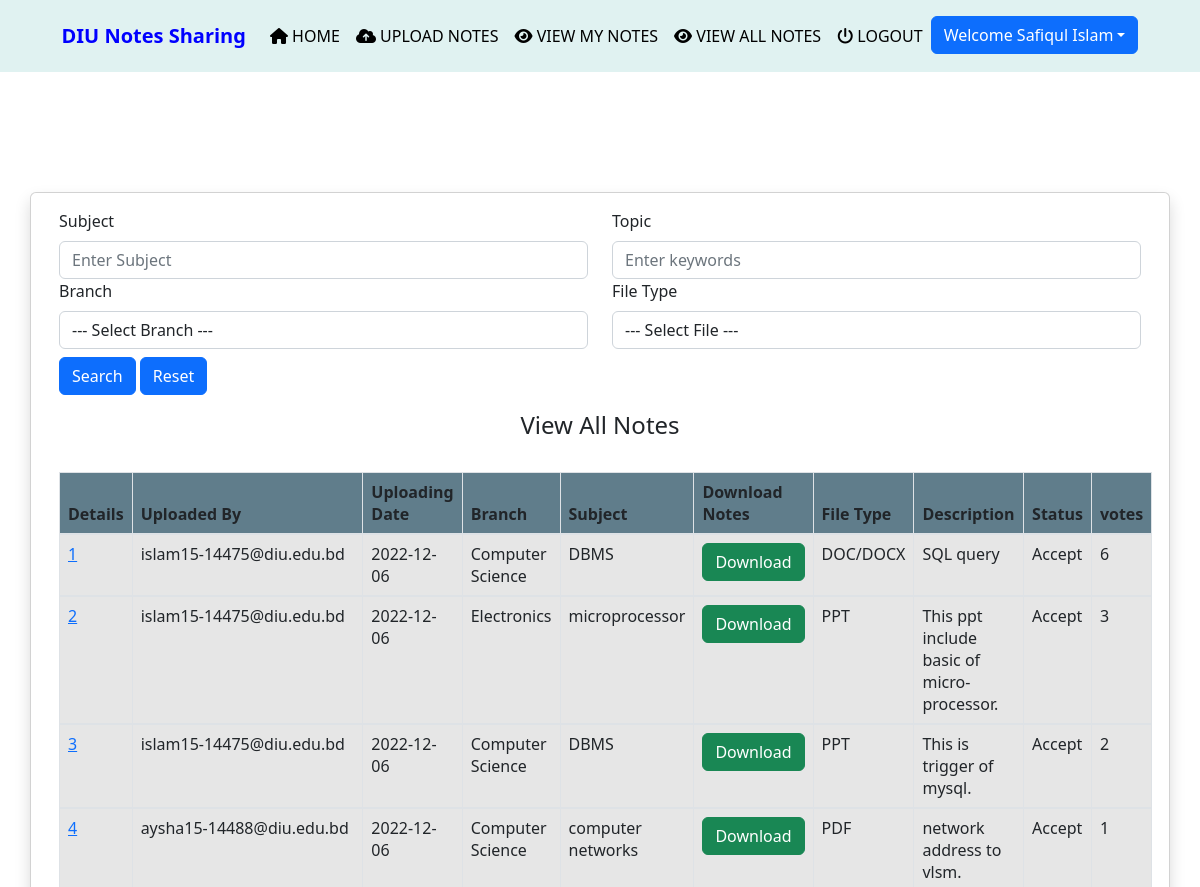
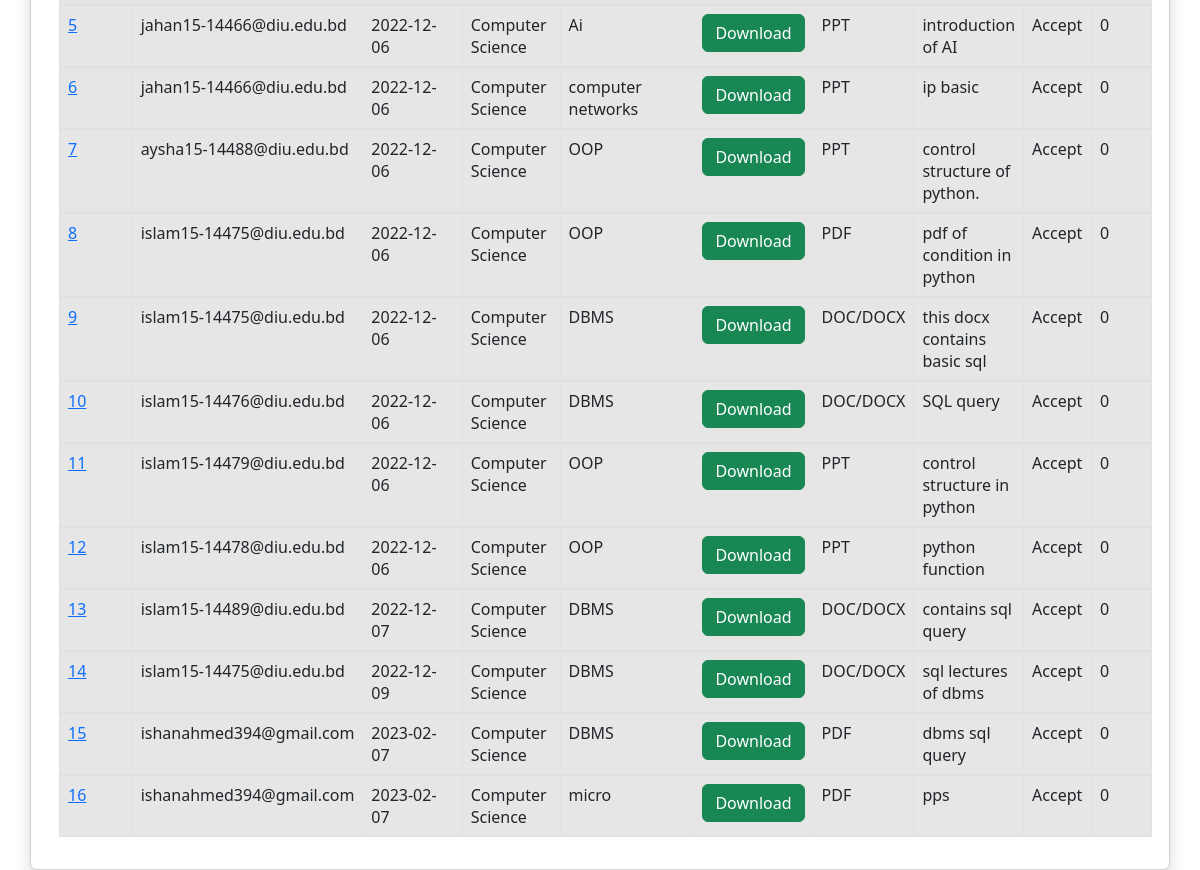
Screenshot of /viewallnotes (signed in) with the database file from the repository (2 pictures, top to bottom).
### notes/models.py (models this page shows, shortened)
class Notes(models.Model):
    user = models.ForeignKey(settings.AUTH_USER_MODEL,on_delete=models.CASCADE)
    uploadingdate = models.CharField(max_length=30)
    branch = models.CharField(max_length=30)
    subject = models.CharField(max_length=30)
    notesfile = models.FileField(null=True)
    filetype = models.CharField(max_length=30)
    description = models.CharField(max_length=100, null=True)
    status = models.CharField(max_length=15)
    upvotes = models.IntegerField(default=0)
    details = models.CharField(default='',max_length=500)

### notes/views.py (the view)
# urls.py: path('viewallnotes', viewallnotes, name='viewallnotes'),
def viewallnotes(request):
    if not request.user.is_authenticated:
        return redirect('login')
    notes = Notes.objects.filter(status='Accept').order_by("-upvotes")
    if request.method == 'GET':
        sub = request.GET.get('subject')
        keywords = request.GET.get('keywords')
        branch = request.GET.get('branch')
        filetype = request.GET.get('filetype')
        if sub != None:
            notes = notes.filter(subject__icontains=sub)
        if keywords != None:
            notes1 = notes.filter(details__icontains=keywords)
            notes2 = notes.filter(description__icontains=keywords)
            notes = notes1 | notes2
        if branch != None:
            notes = notes.filter(branch__icontains=branch)
        if filetype != None:
            notes = notes.filter(filetype__icontains=filetype)
    d = {'notes':notes}
    return render(request, 'viewallnotes.html',d)

### notes/templates/viewallnotes.html (shortened to what this page needs)
{% extends 'usernavigation.html'%}
{% load static %}
{% block body %}
<div class="container card shadow mt-5">
	<div class="card-body">
	  <form method="GET">
		<div class="row">
			<div class="col">
				<label> Subject</label>
				<input type="text" class="form-control" placeholder="Enter Subject" name="subject">
			</div>
			<div class="col">
			<label>Topic</label>
			<input type="text" class="form-control" placeholder="Enter keywords" name="keywords">
			</div>
		</div>
		<div class="row">
			<div class="col">
				<label> Branch</label>
				<select class="form-control" name="branch">
				<option value="">--- Select Branch ---</option>
				</select>
			</div>
			<div class="col">
				<label> File Type</label>
				<select class="form-control" name="filetype">
					<option value="">--- Select File ---</option>
				</select>
			</div>
		</div>
		<input type="submit" class="btn btn-primary mt-2" value="Search">
		<button type="submit" class="btn btn-primary mt-2"><a href="{% url 'viewallnotes'%}" style="color: white; text-decoration:none">Reset</a></button>
	  </form>
		<h4 class="text-center">View All Notes</h4>
		<br>
		<table id="example" class="table table-striped table-bordered" style="width:100%">
			<thead style="background-color : #607d8b;">
				<tr>
					<th>Details</th>
					<th>Uploaded By</th>
					<th>Uploading Date</th>
					<th>Branch</th>
					<th>Subject</th>
					<th>Download Notes</th>
					<th>File Type</th>
					<th>Description</th>
					<th>Status</th>
					<th>votes</th>
				</tr>
			</thead>
			{% for i in notes %}
			<tbody>
				<tr>
					<td><a href="{% url 'details' i.id %}">{{forloop.counter}}</a></td>
					<td>{{i.user.username}}</td>
					<td>{{i.uploadingdate}}</td>
					<td>{{i.branch}}</td>
					<td>{{i.subject}}</td>
					<td><a href="{{i.notesfile.url}}" class="btn btn-success" download>Download</a></td>
					<td>{{i.filetype}}</td>
					<td>{{i.description}}</td>
					<td>{{i.status}}</td>
					<td class="count{{i.id}}">{{i.upvotes}}</td>
				</tr>
				{% endfor %}
			</tbody>
		</table>
	</div>
</div>
{% endblock %}

### notes/templates/usernavigation.html (shortened to what this page needs)
<html lang="en">
<head>
  {% load static %}
  <link rel="stylesheet" href="https://maxcdn.bootstrapcdn.com/bootstrap/4.3.1/css/bootstrap.min.css">
  <link rel="stylesheet" href="https://use.fontawesome.com/releases/v5.6.3/css/all.css">
    <link rel="stylesheet" href="{% static 'css/mystyle.css' %}">
    <link rel="stylesheet" href="https://cdn.jsdelivr.net/npm/bootstrap@5.2.2/dist/css/bootstrap.min.css">
</head>
<body>
 <nav class="navbar navbar-expand-sm justify-content-center py-3" style="background-color: #E0F2F1;">
     <a class="navbar-brand" href=""><span style="color:blue"><b>DIU</b></span><span style="color:blue"> <b>Notes</b> </span><span style="color:blue"><b>Sharing</b></span></a>
  <ul class="navbar-nav">
      <li class="navbar-item">
          <a class="nav-link" href="{% url 'profile' %}"><i class="fas fa-home"></i> HOME</a>
      </li>
      <li class="navbar-item">
          <a class="nav-link" href="{% url 'upload_notes' %}"><i class="fas fa-cloud-upload-alt"></i> UPLOAD NOTES</a>
      </li>
			<li class="navbar-item">
                <a class="nav-link" href="{% url 'view_mynotes' %}"><i class="fas fa-eye"></i> VIEW MY NOTES</a>
            </li>
			<li class="navbar-item">
                <a class="nav-link" href="{% url 'viewallnotes' %}"><i class="fas fa-eye"></i> VIEW ALL NOTES</a>
            </li>
			<li class="navbar-item">
                <a class="nav-link" href="{% url 'logout' %}"><i class="fas fa-power-off"></i> LOGOUT</a>
            </li>
			<div class="dropdown">
				<button class="btn btn-primary dropdown-toggle" type="button"
					id="dropdownMenuButton" data-toggle="dropdown" aria-haspopup="true"
					aria-expanded="false">Welcome {{request.user.first_name}}</button>
			</div>
  </ul>
 </nav>
</body>
</html>
{% block body %}{% endblock %}

### notes/static/css/mystyle.css (style rules this page uses)
.nav-link { color : black !important; }

### rows the page displays
Notes: user.username "islam15-14475@diu.edu.bd", uploadingdate "2022-12-06", branch "Computer Science", subject "DBMS", filetype "DOC/DOCX", description "SQL query", status "Accept", upvotes "6"
Notes: user.username "islam15-14475@diu.edu.bd", uploadingdate "2022-12-06", branch "Electronics", subject "microprocessor", filetype "PPT", description "This ppt include basic of micro-processor.", status "Accept", upvotes "3"
Notes: user.username "islam15-14475@diu.edu.bd", uploadingdate "2022-12-06", branch "Computer Science", subject "DBMS", filetype "PPT", description "This is trigger of mysql.", status "Accept", upvotes "2"
Notes: user.username "aysha15-14488@diu.edu.bd", uploadingdate "2022-12-06", branch "Computer Science", subject "computer networks", filetype "PDF", description "network address to vlsm.", status "Accept", upvotes "1"
Notes: user.username "jahan15-14466@diu.edu.bd", uploadingdate "2022-12-06", branch "Computer Science", subject "Ai", filetype "PPT", description "introduction of AI", status "Accept", upvotes "0"
Notes: user.username "jahan15-14466@diu.edu.bd", uploadingdate "2022-12-06", branch "Computer Science", subject "computer networks", filetype "PPT", description "ip basic", status "Accept", upvotes "0"
Notes: user.username "aysha15-14488@diu.edu.bd", uploadingdate "2022-12-06", branch "Computer Science", subject "OOP", filetype "PPT", description "control structure of python.", status "Accept", upvotes "0"
Notes: user.username "islam15-14475@diu.edu.bd", uploadingdate "2022-12-06", branch "Computer Science", subject "OOP", filetype "PDF", description "pdf of condition in python", status "Accept", upvotes "0"
Notes: user.username "islam15-14475@diu.edu.bd", uploadingdate "2022-12-06", branch "Computer Science", subject "DBMS", filetype "DOC/DOCX", description "this docx contains basic sql", status "Accept", upvotes "0"
Notes: user.username "islam15-14476@diu.edu.bd", uploadingdate "2022-12-06", branch "Computer Science", subject "DBMS", filetype "DOC/DOCX", description "SQL query", status "Accept", upvotes "0"
Notes: user.username "islam15-14479@diu.edu.bd", uploadingdate "2022-12-06", branch "Computer Science", subject "OOP", filetype "PPT", description "control structure in python", status "Accept", upvotes "0"
Notes: user.username "islam15-14478@diu.edu.bd", uploadingdate "2022-12-06", branch "Computer Science", subject "OOP", filetype "PPT", description "python function", status "Accept", upvotes "0"
Notes: user.username "islam15-14489@diu.edu.bd", uploadingdate "2022-12-07", branch "Computer Science", subject "DBMS", filetype "DOC/DOCX", description "contains sql query", status "Accept", upvotes "0"
Notes: user.username "islam15-14475@diu.edu.bd", uploadingdate "2022-12-09", branch "Computer Science", subject "DBMS", filetype "DOC/DOCX", description "sql lectures of dbms", status "Accept", upvotes "0"
Notes: user.username "ishanahmed394@gmail.com", uploadingdate "2023-02-07", branch "Computer Science", subject "DBMS", filetype "PDF", description "dbms sql query", status "Accept", upvotes "0"
Notes: user.username "ishanahmed394@gmail.com", uploadingdate "2023-02-07", branch "Computer Science", subject "micro", filetype "PDF", description "pps", status "Accept", upvotes "0"

### other values shown
{{ request.user.first_name }} "Safiqul Islam"
